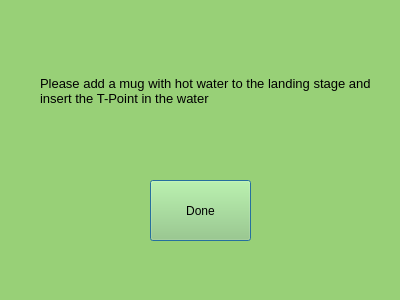
<?xml version="1.0" encoding="UTF-8"?>
<ui version="4.0">
 <class>placeDialog</class>
 <widget class="QDialog" name="placeDialog">
  <property name="geometry">
   <rect>
    <x>0</x>
    <y>0</y>
    <width>400</width>
    <height>300</height>
   </rect>
  </property>
  <property name="windowTitle">
   <string>Dialog</string>
  </property>
  <property name="styleSheet">
   <string notr="true">background-color: rgb(152, 208, 119);</string>
  </property>
  <widget class="QLabel" name="label">
   <property name="geometry">
    <rect>
     <x>40</x>
     <y>10</y>
     <width>361</width>
     <height>161</height>
    </rect>
   </property>
   <property name="font">
    <font>
     <pointsize>10</pointsize>
    </font>
   </property>
   <property name="text">
    <string>Please add a mug with hot water to the landing stage and insert the T-Point in the water</string>
   </property>
   <property name="wordWrap">
    <bool>true</bool>
   </property>
  </widget>
  <widget class="QPushButton" name="pushButton">
   <property name="geometry">
    <rect>
     <x>150</x>
     <y>180</y>
     <width>101</width>
     <height>61</height>
    </rect>
   </property>
   <property name="text">
    <string>Done</string>
   </property>
  </widget>
 </widget>
 <resources/>
 <connections/>
</ui>
